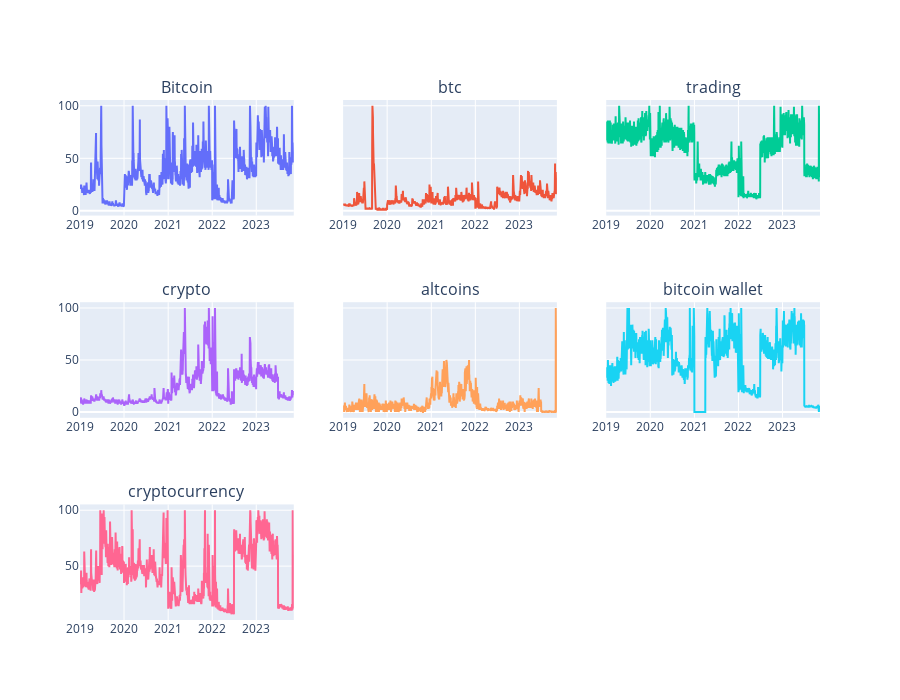

The code cell stored with this chart in its notebook:
### Markdown cell above
Looking at this dirty plot, we can see that some keywords don't have a high index over the whole timeframe studied. Therefore, we decided to filter out some of them in order to keep the most significant ones. 
We decided to remove keywords whose max index is lower than 70.

### Code cell
def clean_plot_google_trends_data(path_file) :
    """Clean Google Trends data retrieved from the API."""

    df = pd.read_parquet(path_file) 
    df.index = pd.to_datetime(df.index, utc=True)

    #Retrieve max value for each col 
    max_vals = df.max(axis=0)
    cols_to_keep = max_vals[max_vals > 70].index.tolist()
    df = df[cols_to_keep]

    #Change the name of the index col 
    df = df.rename_axis(index='Date')
    
    #Plot trends for each keyword
    fig = make_subplots(rows=3, cols=3,
                        subplot_titles=(cols_to_keep), shared_yaxes=True)

    for index, column in enumerate(df.columns) : 
        row = (index // 3) + 1
        col = (index % 3) + 1
        fig.add_trace(go.Scatter(x = df.index, y = df[column], showlegend=False), row=row, col=col)

    fig.update_layout(height=700)
    fig.show()

    return df

path_file = "data/raw/google_trends/keywords_data.parquet"
gt = clean_plot_google_trends_data(path_file)

### Figure 1 — Plotly figure (JSON) as saved in the notebook; plotly's stock layout.template omitted (floating-point values rounded to 4 significant figures; data arrays with more than 128 entries replaced by an {"elided": "..."} marker saying what was removed)
{"data": [{"showlegend": false, "type": "scatter", "x": {"elided": "1773 str values"}, "xaxis": "x", "y": {"elided": "1773 int values"}, "yaxis": "y"}, {"showlegend": false, "type": "scatter", "x": {"elided": "1773 str values"}, "xaxis": "x2", "y": {"elided": "1773 int values"}, "yaxis": "y2"}, {"showlegend": false, "type": "scatter", "x": {"elided": "1773 str values"}, "xaxis": "x3", "y": {"elided": "1773 int values"}, "yaxis": "y3"}, {"showlegend": false, "type": "scatter", "x": {"elided": "1773 str values"}, "xaxis": "x4", "y": {"elided": "1773 int values"}, "yaxis": "y4"}, {"showlegend": false, "type": "scatter", "x": {"elided": "1773 str values"}, "xaxis": "x5", "y": {"elided": "1773 int values"}, "yaxis": "y5"}, {"showlegend": false, "type": "scatter", "x": {"elided": "1773 str values"}, "xaxis": "x6", "y": {"elided": "1773 int values"}, "yaxis": "y6"}, {"showlegend": false, "type": "scatter", "x": {"elided": "1773 str values"}, "xaxis": "x7", "y": {"elided": "1773 int values"}, "yaxis": "y7"}], "layout": {"annotations": [{"font": {"size": 16}, "showarrow": false, "text": "Bitcoin", "x": 0.1444, "xanchor": "center", "xref": "paper", "y": 1, "yanchor": "bottom", "yref": "paper"}, {"font": {"size": 16}, "showarrow": false, "text": "btc", "x": 0.5, "xanchor": "center", "xref": "paper", "y": 1, "yanchor": "bottom", "yref": "paper"}, {"font": {"size": 16}, "showarrow": false, "text": "trading", "x": 0.8556, "xanchor": "center", "xref": "paper", "y": 1, "yanchor": "bottom", "yref": "paper"}, {"font": {"size": 16}, "showarrow": false, "text": "crypto", "x": 0.1444, "xanchor": "center", "xref": "paper", "y": 0.6111, "yanchor": "bottom", "yref": "paper"}, {"font": {"size": 16}, "showarrow": false, "text": "altcoins", "x": 0.5, "xanchor": "center", "xref": "paper", "y": 0.6111, "yanchor": "bottom", "yref": "paper"}, {"font": {"size": 16}, "showarrow": false, "text": "bitcoin wallet", "x": 0.8556, "xanchor": "center", "xref": "paper", "y": 0.6111, "yanchor": "bottom", "yref": "paper"}, {"font": {"size": 16}, "showarrow": false, "text": "cryptocurrency", "x": 0.1444, "xanchor": "center", "xref": "paper", "y": 0.2222, "yanchor": "bottom", "yref": "paper"}], "height": 700, "xaxis": {"anchor": "y", "domain": [0, 0.2889]}, "xaxis2": {"anchor": "y2", "domain": [0.3556, 0.6444]}, "xaxis3": {"anchor": "y3", "domain": [0.7111, 1]}, "xaxis4": {"anchor": "y4", "domain": [0, 0.2889]}, "xaxis5": {"anchor": "y5", "domain": [0.3556, 0.6444]}, "xaxis6": {"anchor": "y6", "domain": [0.7111, 1]}, "xaxis7": {"anchor": "y7", "domain": [0, 0.2889]}, "xaxis8": {"anchor": "y8", "domain": [0.3556, 0.6444]}, "xaxis9": {"anchor": "y9", "domain": [0.7111, 1]}, "yaxis": {"anchor": "x", "domain": [0.7778, 1]}, "yaxis2": {"anchor": "x2", "domain": [0.7778, 1], "matches": "y", "showticklabels": false}, "yaxis3": {"anchor": "x3", "domain": [0.7778, 1], "matches": "y", "showticklabels": false}, "yaxis4": {"anchor": "x4", "domain": [0.3889, 0.6111]}, "yaxis5": {"anchor": "x5", "domain": [0.3889, 0.6111], "matches": "y4", "showticklabels": false}, "yaxis6": {"anchor": "x6", "domain": [0.3889, 0.6111], "matches": "y4", "showticklabels": false}, "yaxis7": {"anchor": "x7", "domain": [0, 0.2222]}, "yaxis8": {"anchor": "x8", "domain": [0, 0.2222], "matches": "y7", "showticklabels": false}, "yaxis9": {"anchor": "x9", "domain": [0, 0.2222], "matches": "y7", "showticklabels": false}}}
